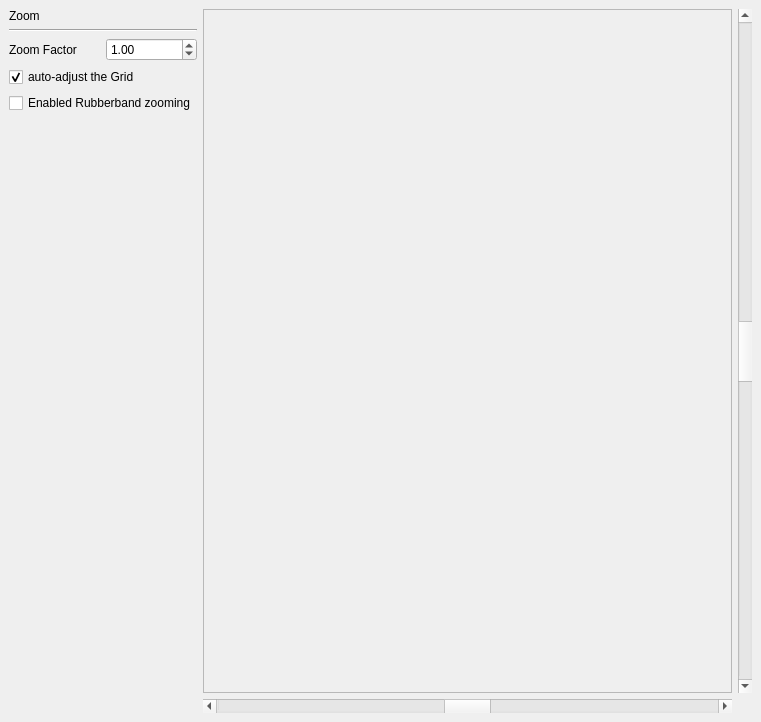
<?xml version="1.0" encoding="UTF-8"?>
<ui version="4.0">
 <class>MainWindow</class>
 <widget class="QWidget" name="MainWindow">
  <property name="geometry">
   <rect>
    <x>0</x>
    <y>0</y>
    <width>761</width>
    <height>722</height>
   </rect>
  </property>
  <property name="windowTitle">
   <string>Axes </string>
  </property>
  <property name="windowIcon">
   <iconset>
    <normaloff/>
   </iconset>
  </property>
  <layout class="QGridLayout">
   <property name="margin">
    <number>9</number>
   </property>
   <property name="spacing">
    <number>6</number>
   </property>
   <item row="1" column="0">
    <spacer>
     <property name="orientation">
      <enum>Qt::Vertical</enum>
     </property>
     <property name="sizeHint" stdset="0">
      <size>
       <width>170</width>
       <height>521</height>
      </size>
     </property>
    </spacer>
   </item>
   <item row="0" column="0">
    <layout class="QGridLayout">
     <property name="margin">
      <number>0</number>
     </property>
     <property name="spacing">
      <number>6</number>
     </property>
     <item row="2" column="1">
      <widget class="QDoubleSpinBox" name="zoomFactorSB">
       <property name="minimum">
        <double>0.010000000000000</double>
       </property>
       <property name="maximum">
        <double>40.000000000000000</double>
       </property>
       <property name="singleStep">
        <double>0.100000000000000</double>
       </property>
       <property name="value">
        <double>1.000000000000000</double>
       </property>
      </widget>
     </item>
     <item row="0" column="0" colspan="2">
      <widget class="QLabel" name="zoomingLB">
       <property name="text">
        <string>Zoom</string>
       </property>
      </widget>
     </item>
     <item row="2" column="0">
      <widget class="QLabel" name="zoomFactorLB">
       <property name="text">
        <string>Zoom Factor</string>
       </property>
      </widget>
     </item>
     <item row="4" column="0" colspan="2">
      <widget class="QCheckBox" name="rubberBandZoomCB">
       <property name="text">
        <string>Enabled Rubberband zooming</string>
       </property>
      </widget>
     </item>
     <item row="1" column="0" colspan="2">
      <widget class="Line" name="line_3">
       <property name="orientation">
        <enum>Qt::Horizontal</enum>
       </property>
      </widget>
     </item>
     <item row="3" column="0" colspan="2">
      <widget class="QCheckBox" name="adjustGridCB">
       <property name="text">
        <string>auto-adjust the Grid</string>
       </property>
       <property name="checked">
        <bool>true</bool>
       </property>
      </widget>
     </item>
    </layout>
   </item>
   <item row="0" column="1" rowspan="2">
    <widget class="QSplitter" name="splitter">
     <property name="orientation">
      <enum>Qt::Horizontal</enum>
     </property>
     <widget class="QFrame" name="chartFrame">
      <property name="minimumSize">
       <size>
        <width>300</width>
        <height>400</height>
       </size>
      </property>
      <property name="frameShape">
       <enum>QFrame::StyledPanel</enum>
      </property>
      <property name="frameShadow">
       <enum>QFrame::Raised</enum>
      </property>
     </widget>
    </widget>
   </item>
   <item row="2" column="1">
    <widget class="QScrollBar" name="hSBar">
     <property name="maximum">
      <number>999</number>
     </property>
     <property name="singleStep">
      <number>10</number>
     </property>
     <property name="pageStep">
      <number>100</number>
     </property>
     <property name="value">
      <number>500</number>
     </property>
     <property name="orientation">
      <enum>Qt::Horizontal</enum>
     </property>
    </widget>
   </item>
   <item row="0" column="2" rowspan="2">
    <widget class="QScrollBar" name="vSBar">
     <property name="maximum">
      <number>999</number>
     </property>
     <property name="singleStep">
      <number>10</number>
     </property>
     <property name="pageStep">
      <number>100</number>
     </property>
     <property name="value">
      <number>500</number>
     </property>
     <property name="orientation">
      <enum>Qt::Vertical</enum>
     </property>
    </widget>
   </item>
  </layout>
 </widget>
 <resources>
  <include location="ZoomScrollBars.qrc"/>
 </resources>
 <connections/>
</ui>
